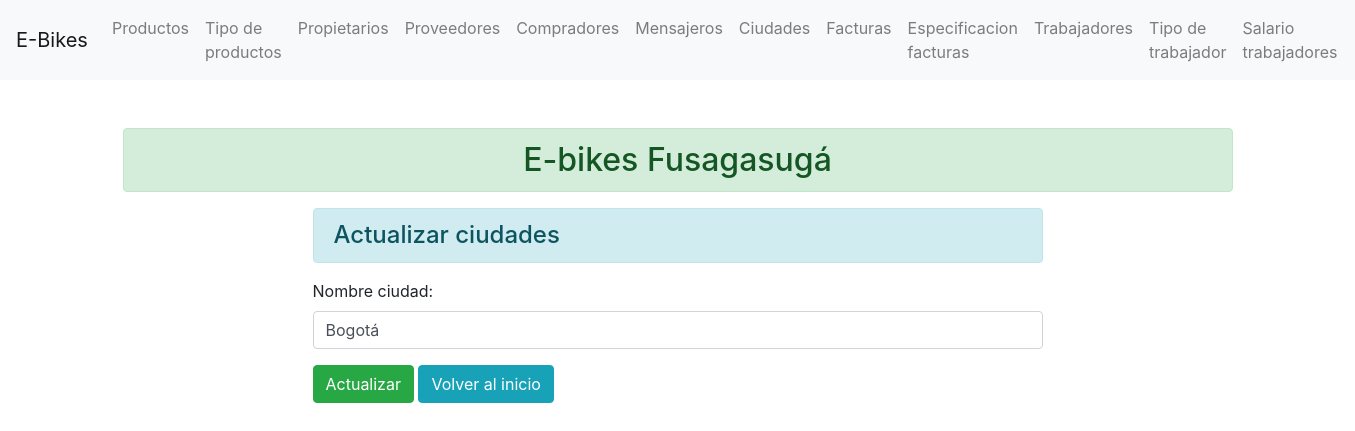
/ciudad/2/, run on an earlier commit of the app's database.
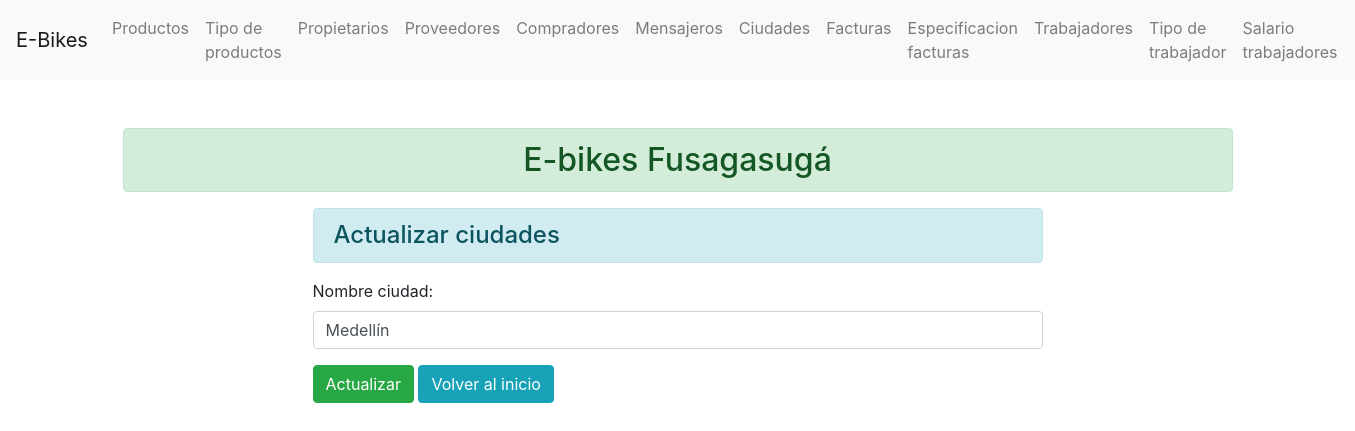
And on a later commit of the database.
### enroll/models.py (models this page shows)
class Ciudad(models.Model):
    id_ciudad = models.AutoField(auto_created=True, primary_key=True)
    nombre_ciudad = models.CharField(max_length=70)

### enroll/views.py (the view)
# urls.py: path('ciudad/<int:id_ciudad>/', views.update_ciudad, name="updateciudad"),
def update_ciudad(request, id_ciudad):
    if request.method == 'POST':
        pi = Ciudad.objects.get(pk=id_ciudad)
        fm = CiudadRegistration(request.POST, instance=pi)
        if fm.is_valid():
            fm.save()
    else:
        pi = Ciudad.objects.get(pk=id_ciudad)
        fm = CiudadRegistration(instance=pi)
    return render(request, 'enroll/updateciudad.html', {'form':fm})

### enroll/forms.py
class CiudadRegistration(forms.ModelForm):
    class Meta:
        model = Ciudad
        fields = ['id_ciudad', 'nombre_ciudad']
        widgets = {
            'nombre_ciudad': forms.TextInput(attrs={'class':'form-control'}),
        }

### enroll/templates/enroll/updateciudad.html (shortened to what this page needs)
{% extends 'enroll/base.html' %}
{% block content  %}
    <div class="row">
        <div class="col-sm-8 offset-2">
            <h4 class="alert alert-info">Actualizar ciudades</h4>
            <form action="" method="POST">
                {{form.as_p}}
                <input type="submit" class="btn btn-success" value="Actualizar">
                <a href="{% url 'addciudad' %}" class="btn btn-info">Volver al inicio</a>
            </form>
        </div>
    </div>
{% endblock content  %}

What changed in the data, as far as the page shows it:
changed Ciudad: nombre_ciudad "Bogotá" → "Medellín"
